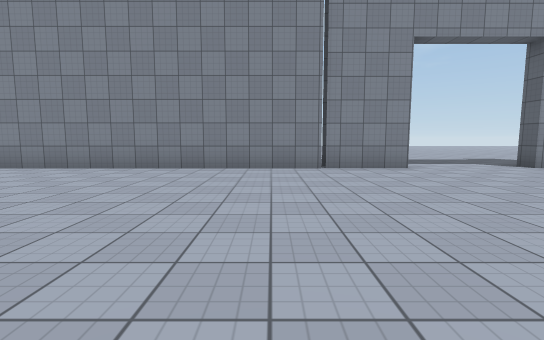
[1] (above)

15 first-person views from a walk through a 3-D level made in the Unity game engine. The camera is 1.3 m above the floor, tilts 6° down and sees 85° across. The floor is counted in squares, 2 m on a side. Each view is taken from the middle of a square. On the plan, view 1 faces up. The plan holds only what a view shows up to about 9 squares ahead; the rest is blank. Some animated figures are not drawn. Surface patterns are stand-ins for the level's own textures.

[2]
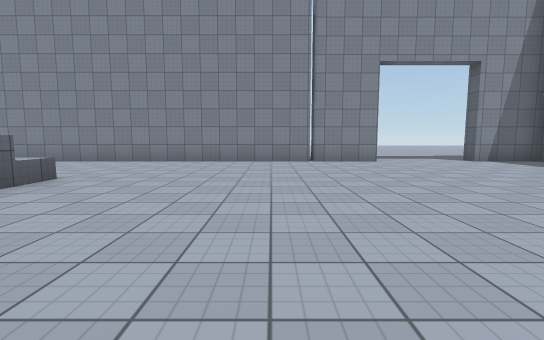

[3]
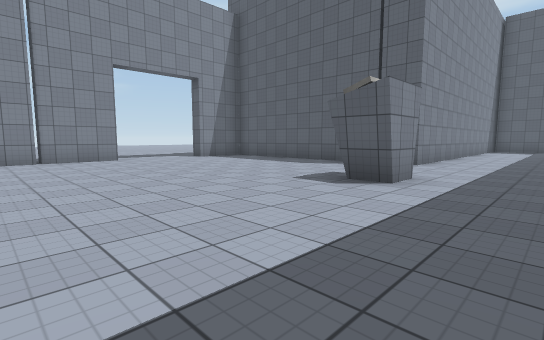

[4]
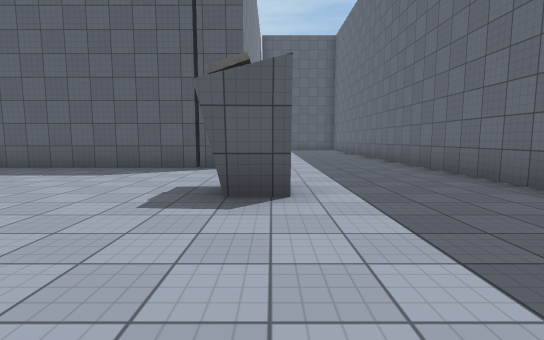

[5]
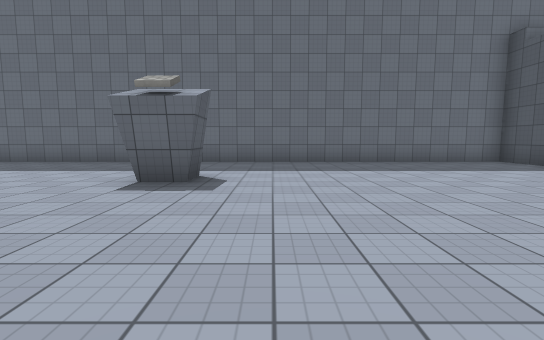

[6]
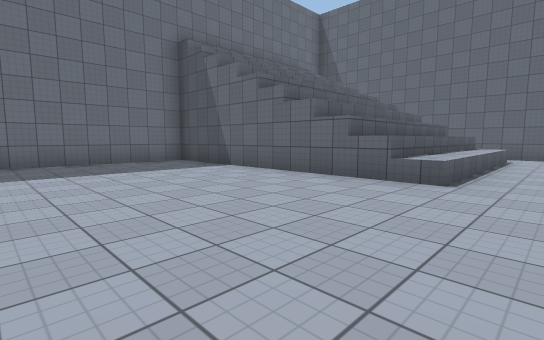

[7]
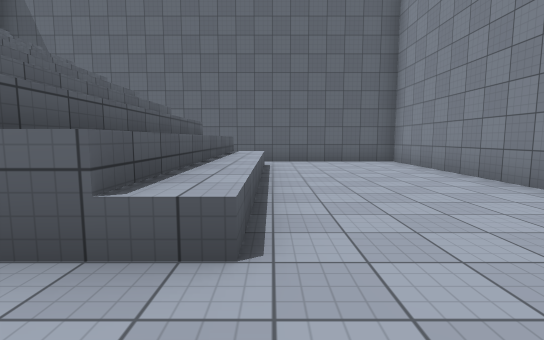

[8]
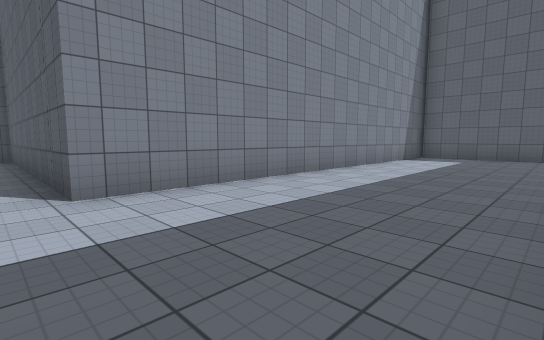

[9]
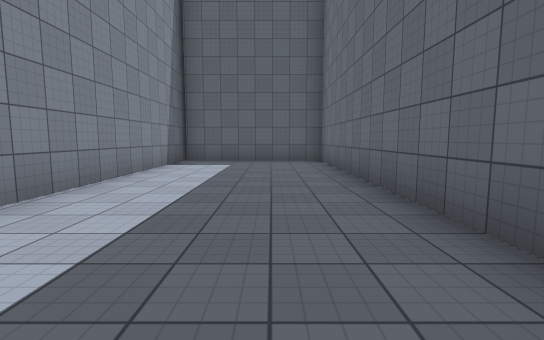

[10]
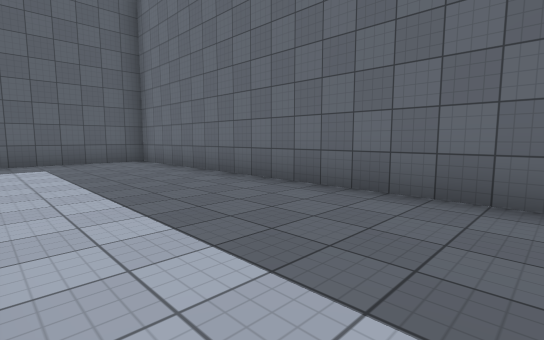

[11]
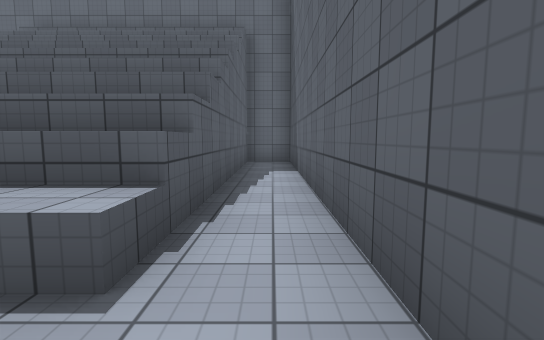

[12]
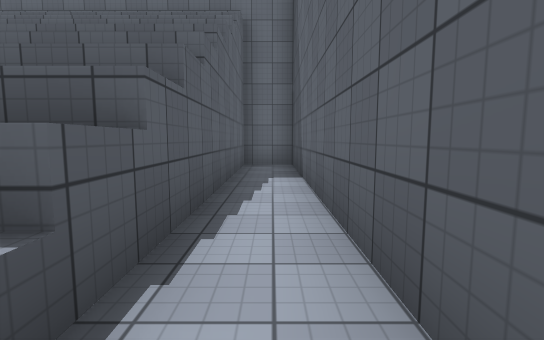

[13]
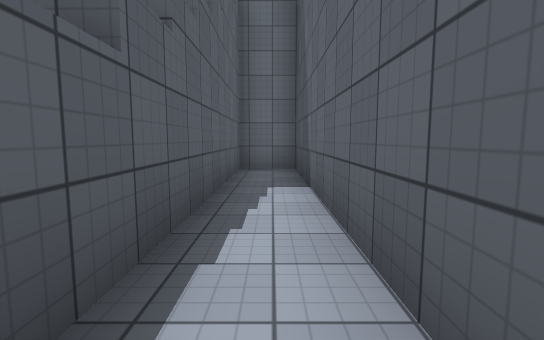

[14]
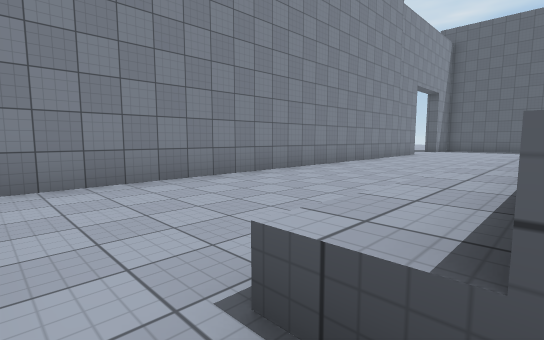

[15]
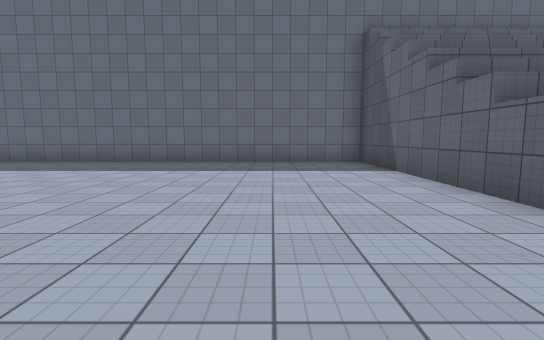

### Floor plan
Points are (right, up) in squares from view 1. A wall is a line through its corners. A room is listed if a view was taken in it or the views show most of it. See-through windows are left out.
Room 1 (views 1, 2, 3, 4, 5, 6, 7, 8, 9, 10, 11, 12, 13, 14, 15)
walls: (5.2, -1.2) (4.2, -1.2) (4.2, -0.3) (5.2, -0.3); (3.1, 6.5) (-10.5, 6.5) (-10.5, -4.5) (-9.3, -4.5) (-9.3, 2.8); (-3.5, 2.8) (-3.5, -4.5) (17.8, -4.5) (17.8, -0.4); (8.1, 0.7) (7.6, 0.7); (-9.4, 1.3) (-3.5, 1.3); (-9.4, 2.1) (-3.5, 2.1); (18.1, -0.4) (7.7, -0.4) (7.7, 6.5) (5.9, 6.5) (5.9, 7.1)
low walls: (-7.4, 2.8) (-3.5, 2.8); (-9.3, 2.8) (-8.8, 2.8)
ways out: opening at (4.5, 7)

Where each view was taken, in squares from view 1:
view 1: 0 up, 0 right, facing up
view 2: 2 down, 0 right, facing up
view 3: 3 down, 0 right, facing up-right
view 4: 1 down, 1 right, facing right
view 5: 4 up, 3 right, facing down
view 6: 4 up, 1 right, facing down-left
view 7: 3 up, 2 left, facing left
view 8: 4 down, 7 right, facing up-right
view 9: 3 down, 9 right, facing right
view 10: 1 down, 9 right, facing down-right
view 11: 4 up, 10 left, facing down
view 12: 3 up, 10 left, facing down
view 13: 2 up, 10 left, facing down
view 14: 2 up, 10 left, facing up-right
view 15: 4 up, 1 left, facing down
